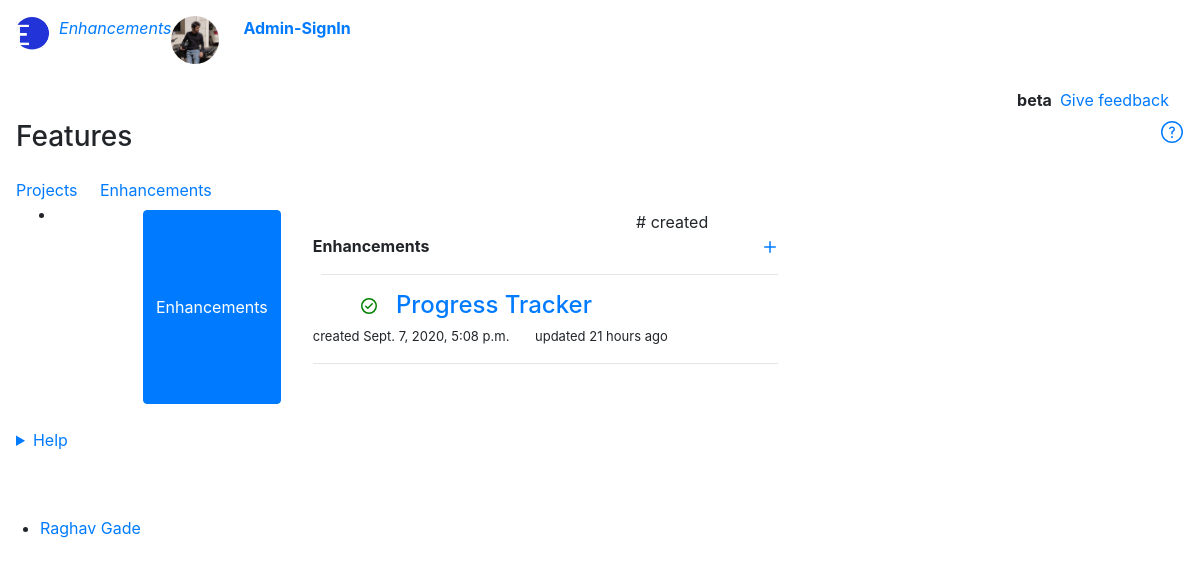
The app's page /features, older data.
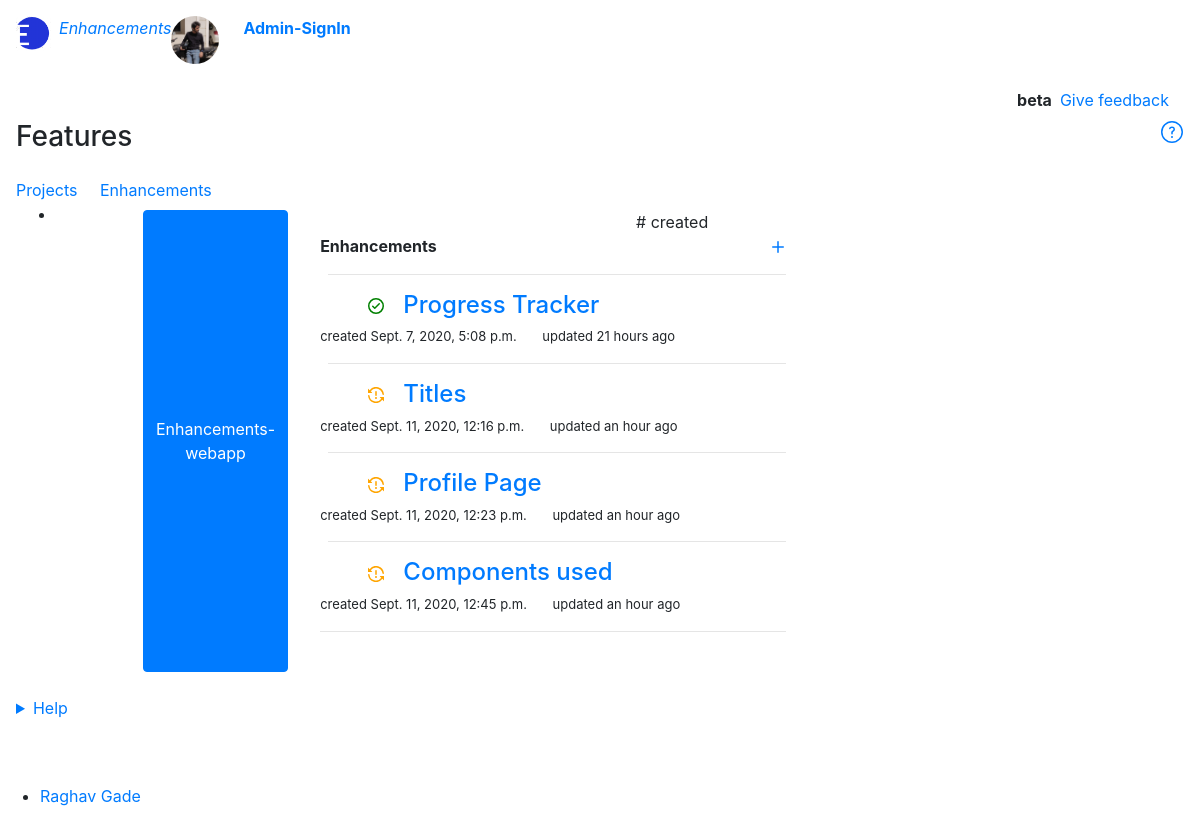
The same page, newer data.
### base/models.py (models this page shows, shortened)
class Project(models.Model):
    STATUS = (
        ('Queued','Queued'),
        ('Working','Working'),
        ('Completed','Completed'),
    )
    project_id = HashidAutoField(min_length=8,primary_key=True,alphabet="0123456789abcdefghijklmnopqrstuvwxyz",salt="drop the gun and go to steam bathc")
    project_title = models.CharField(max_length=200,default='New Project')
    project_description = MDTextField()
    github_link = models.CharField(max_length=200, default='',blank=True,null=True)
    status = models.CharField(max_length=20,null=False,choices=STATUS,default="Working")
    date_created = models.DateTimeField(auto_now_add=True)
    updated_at = models.DateTimeField(auto_now=True)
    features = models.BooleanField(default=False)

class Feature(models.Model):
    STATUS = (
        ('Working','Working'),
        ('Discarded','Discarded'),
        ('Completed','Completed'),
    )
    feature_id = models.ForeignKey(Project,null=False,on_delete=models.CASCADE)
    tracking_id = HashidAutoField(min_length=8,primary_key=True,alphabet="0123456789abcdefghijklmnopqrstuvwxyz",salt="Sakura says but she doesn't mean it bolte")
    feature_name = models.CharField(max_length=50,null=False,default='New Feature')
    feature_description = MDTextField()
    date_created = models.DateTimeField(auto_now_add=True)
    updated_at = models.DateTimeField(auto_now=True)
    status = models.CharField(max_length=20,null=False,choices=STATUS,default="Queued")

### base/views.py (the view)
# urls.py: path('features', views.features, name="features"),
def features(request):
    projects = Project.objects.all()
    features = Feature.objects.all()
    context ={
        'projects' : projects,
        'features' : features,
    }
    return render(request,'base/features.html',context)

### base/templates/base/features.html (shortened to what this page needs)
{% extends 'base/main.html' %}
{% load static %}
{% load humanize %}
  {% block content%}
    <main class="container-lg px-3 pb-4">
        <div class="col-12 clearfix mt-2">
          <div class="d-flex float-right">
            <div class="Box border-green mr-1"><b class="p-1">beta</b></div>
            <a class="link-gray float-right" href="{% url 'feedback' %}">Give feedback</a>
          </div>
        </div>
        <div id="feature-list">
          <div class="Box Box--spacious f4 mt-2">
            <div class="Box-header pb-0">
              <h3 class="Box-title flex-auto mb-4">
                  Features
                  <a href="{% url 'welcome' %}" aria-label="help" title="help"> </a>
              </h3>
              <nav class="UnderlineNav">
                <div class="UnderlineNav-body">
                  <a class="UnderlineNav-item" href="{% url 'home' %}"  aria-current=&quot;page&quot;>Projects</a>
                  <a class="UnderlineNav-item" href="{% url 'features' %}"  aria-current=&quot;page&quot;>Enhancements</a>
                </div>
              </nav>
            </div>
            <ul style=" height: 40%; overflow: hidden; overflow-y: scroll;">
            {% for project in projects  %}
            {% if project.features is True %}
            <li class="Box-row Box-row--hover-gray p-0 mt-0">
                <div class="ml-2 p-2 col-12">
                  <div class="col-12 clearfix">
                    <div class="col-6 pl-2 min-width-0 float-left">
                        <div class="d-flex  flex-items-start pl-5">
                            <button class="btn btn-primary" style="pointer-events: none;">{{ project.project_title }}</button>
                            <div class="Popover position-relative">
                                <div class="Popover-message Popover-message--left-top p-4 ml-2 Box box-shadow-large" style="width: max-content;" >
                                  <b>Enhancements</b>
                                       <a href="{% url 'newfeature' %}"><svg xmlns="http://www.w3.org/2000/svg" viewBox="0 0 16 16" width="16" height="16"><path fill-rule="evenodd" d="M8 2a.75.75 0 01.75.75v4.5h4.5a.75.75 0 010 1.5h-4.5v4.5a.75.75 0 01-1.5 0v-4.5h-4.5a.75.75 0 010-1.5h4.5v-4.5A.75.75 0 018 2z"></path></svg></a>
                                    <br>
                                    {% for feature in features %}
                                        {% if feature.feature_id.project_id == project.project_id %}
                                        <h4 class="mb-2 pl-2">
                                        <hr>
                                        <ul >
                                        {% if request.user.is_authenticated %}
                                            {% if feature.status == "Working" %}
                                            <svg id="working" xmlns="http://www.w3.org/2000/svg" viewBox="0 0 16 16" width="16" height="16"><path fill-rule="evenodd" d="M8 1.5a6.491 6.491 0 00-5.285 2.715l1.358 1.358A.25.25 0 013.896 6H.25A.25.25 0 010 5.75V2.104a.25.25 0 01.427-.177l1.216 1.216a8 8 0 0114.315 4.03.748.748 0 01-.668.83.75.75 0 01-.824-.676A6.501 6.501 0 008 1.5zM.712 8.004a.75.75 0 01.822.67 6.501 6.501 0 0011.751 3.111l-1.358-1.358a.25.25 0 01.177-.427h3.646a.25.25 0 01.25.25v3.646a.25.25 0 01-.427.177l-1.216-1.216A8 8 0 01.042 8.827a.75.75 0 01.67-.823zM9 11a1 1 0 11-2 0 1 1 0 012 0zm-.25-6.25a.75.75 0 00-1.5 0v3.5a.75.75 0 001.5 0v-3.5z"></path></svg>
                                            {% elif feature.status == "Completed" %}
                                            <svg id="completed" xmlns="http://www.w3.org/2000/svg" viewBox="0 0 16 16" width="16" height="16"><path fill-rule="evenodd" d="M1.5 8a6.5 6.5 0 1113 0 6.5 6.5 0 01-13 0zM0 8a8 8 0 1116 0A8 8 0 010 8zm11.78-1.72a.75.75 0 00-1.06-1.06L6.75 9.19 5.28 7.72a.75.75 0 00-1.06 1.06l2 2a.75.75 0 001.06 0l4.5-4.5z"></path></svg>
                                            {% elif feature.status == "Discarded" %}
                                            <svg id="queued" xmlns="http://www.w3.org/2000/svg" viewBox="0 0 16 16" width="16" height="16"><path fill-rule="evenodd" d="M8 1.5a6.5 6.5 0 100 13 6.5 6.5 0 000-13zM0 8a8 8 0 1116 0A8 8 0 010 8zm9 3a1 1 0 11-2 0 1 1 0 012 0zm-.25-6.25a.75.75 0 00-1.5 0v3.5a.75.75 0 001.5 0v-3.5z"></path></svg>
                                            {% endif %}
                                        &nbsp;
                                        <a class="link-gray-dark no-underline v-align-middle h4" href="{% url 'specificfeature' feature.tracking_id %}">{{feature.feature_name}}</a>
                                        {% else %}
                                            {% if feature.status == "Working" %}
                                            <svg id="working" xmlns="http://www.w3.org/2000/svg" viewBox="0 0 16 16" width="16" height="16"><path fill-rule="evenodd" d="M8 1.5a6.491 6.491 0 00-5.285 2.715l1.358 1.358A.25.25 0 013.896 6H.25A.25.25 0 010 5.75V2.104a.25.25 0 01.427-.177l1.216 1.216a8 8 0 0114.315 4.03.748.748 0 01-.668.83.75.75 0 01-.824-.676A6.501 6.501 0 008 1.5zM.712 8.004a.75.75 0 01.822.67 6.501 6.501 0 0011.751 3.111l-1.358-1.358a.25.25 0 01.177-.427h3.646a.25.25 0 01.25.25v3.646a.25.25 0 01-.427.177l-1.216-1.216A8 8 0 01.042 8.827a.75.75 0 01.67-.823zM9 11a1 1 0 11-2 0 1 1 0 012 0zm-.25-6.25a.75.75 0 00-1.5 0v3.5a.75.75 0 001.5 0v-3.5z"></path></svg>
                                            {% elif feature.status == "Completed" %}
                                            <svg id="completed" xmlns="http://www.w3.org/2000/svg" viewBox="0 0 16 16" width="16" height="16"><path fill-rule="evenodd" d="M1.5 8a6.5 6.5 0 1113 0 6.5 6.5 0 01-13 0zM0 8a8 8 0 1116 0A8 8 0 010 8zm11.78-1.72a.75.75 0 00-1.06-1.06L6.75 9.19 5.28 7.72a.75.75 0 00-1.06 1.06l2 2a.75.75 0 001.06 0l4.5-4.5z"></path></svg>
                                            {% elif feature.status == "Discarded" %}
                                            <svg id="queued" xmlns="http://www.w3.org/2000/svg" viewBox="0 0 16 16" width="16" height="16"><path fill-rule="evenodd" d="M8 1.5a6.5 6.5 0 100 13 6.5 6.5 0 000-13zM0 8a8 8 0 1116 0A8 8 0 010 8zm9 3a1 1 0 11-2 0 1 1 0 012 0zm-.25-6.25a.75.75 0 00-1.5 0v3.5a.75.75 0 001.5 0v-3.5z"></path></svg>
                                            {% endif %}
                                        <a class="link-gray-dark no-underline v-align-middle h4" href="{% url 'specificfeature' feature.tracking_id %}">{{feature.feature_name}}</a>
                                        {% endif %}
                                            </ul>
                                        </h4>
                                        <p style="font-size: small;">
                                        created <relative-time datetime="2020-08-25T06:16:01Z" class="no-wrap">{{feature.date_created}}</relative-time>
                                        &nbsp;&nbsp;&nbsp;&nbsp;&nbsp;
                                        updated <relative-time datetime="2020-08-25T06:31:06" class="no-wrap">{{feature.updated_at|naturaltime}}</relative-time>
                                        </p>
                                        {% endif %}
                                    {% endfor %}
                                    <hr>
                                </div>
                            </div>
                        </div>
                  </div>
                  <div class="col-12 clearfix">
                    <div class="col-6 pl-2 text-small text-gray float-left">
                      #{{feature.feature_id}} <b> {{feature.feature_status}} </b>
                      created <relative-time datetime="2020-08-25T06:16:01Z" class="no-wrap">{{feature.date_created}}</relative-time>
                    </div>
                  </div>
                </div>
              </li>
              {% endif %}
              {% endfor %}
      </ul>
          </div>
          <details class="details-reset mt-3">
            <summary class="btn-link" style="outline: none;">Help <span class="dropdown-caret"></summary>
          </details>
          <br>
    </main>
  {% endblock %}

### base/templates/base/main.html (shortened to what this page needs)
{% load static %}
{% load humanize %}
<!DOCTYPE html>
<html lang="en">
  <head>
    <link rel="stylesheet" href="https://stackpath.bootstrapcdn.com/bootstrap/4.3.1/css/bootstrap.min.css">
    <link href="https://unpkg.com/@primer/css/dist/primer.css" rel="stylesheet" />
    <link href="{% static 'css/main.css' %}" rel="stylesheet" type="text/css">
  </head>
  <body>
    <div id="page-header" class="bg-gray-light">
        <header class="container-xl px-3 px-md-6 py-3 position-relative d-flex flex-justify-between width-full">
          <div id="support-logo" class="d-flex flex-items-end">
            <a href="/" aria-hidden="true">
              <img id="logo" src="{% static 'images/log.png' %}" alt="">
            </a>
            <a href="{% url 'welcome' %}" aria-label="Home" class="h4-mktg text-gray-dark ml-2 no-underline">
              <i>Enhancements</i>
          </a>
          </div>
          {% if request.user.is_authenticated %}
          <div id="header-buttons" class="d-flex flex-items-end">
                <a href="#"><img class="avatar mr-4" alt="jonrohan" src="{% static 'images/dude.jpeg' %}"  style="border-radius: 30px;" width="48" height="48" title="Raghav Gade"/></a>
                <form id="github-signout" >
                  <b><a href="{% url 'signout'%}">Sign out</a></b>
                </form>
          </div>
          {% else %}
          <div id="header-buttons" class="d-flex flex-items-end">
                <a href="#"><img class="avatar mr-4" alt="jonrohan" src="{% static 'images/dude.jpeg' %}"  style="border-radius: 30px;" width="48" height="48" title="Raghav Gade"/></a>
                <form id="github-signout" >
                  <b><a href="{% url 'signin'%}">Admin-SignIn</a></b>
                </form>
          </div>
          {% endif %}
        </header>
      </div>
      {% block content %}
      {% endblock %}
      <div id="page-footer" class="d-flex flex-items-center">
        <div class="container-xl f6 mt-3">
          <ul class="list-style-none d-flex text-gray">
            <li><a class="link-gray" href="https://gade-raghav.github.io" target="blank">Raghav Gade</a></li>
          </ul>
        </div>
      </div>
  </body>
</html>

### static/css/main.css (style rules this page uses)
#logo { height: 35px; width: 35px; }
#completed { color: green; }
#working { color: orange; }
svg { fill: currentColor; }

Row changes from the older to the newer data that the page shows:
changed Project: project_title "Enhancements" → "Enhancements-webapp"
added Feature: status "Working" (drawn), feature_name "Titles", date_created "Sept. 11, 2020, 12:16 p.m.", updated_at "an hour ago"
added Feature: status "Working" (drawn), feature_name "Profile Page", date_created "Sept. 11, 2020, 12:23 p.m.", updated_at "an hour ago"
added Feature: status "Working" (drawn), feature_name "Components used", date_created "Sept. 11, 2020, 12:45 p.m.", updated_at "an hour ago"
